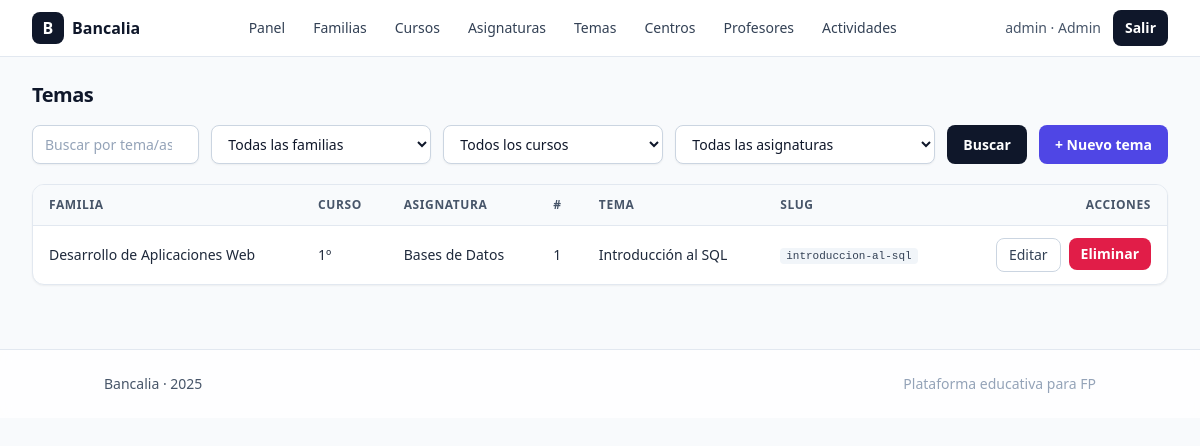
Page /admin/temas/index.php (signed in) on the committed database.
### tables this page shows
CREATE TABLE `temas` (
  `id` int(11) NOT NULL,
  `asignatura_id` int(11) NOT NULL,
  `nombre` varchar(160) NOT NULL,
  `slug` varchar(180) NOT NULL,
  `numero` int(11) NOT NULL DEFAULT 1,
  `descripcion` text DEFAULT NULL,
  `is_active` tinyint(1) NOT NULL DEFAULT 1,
  `created_at` datetime NOT NULL DEFAULT current_timestamp(),
  `updated_at` datetime NOT NULL DEFAULT current_timestamp() ON UPDATE current_timestamp()
);

CREATE TABLE `familias_profesionales` (
  `id` int(11) NOT NULL,
  `nombre` varchar(150) NOT NULL,
  `slug` varchar(160) NOT NULL,
  `descripcion` text DEFAULT NULL,
  `is_active` tinyint(1) NOT NULL DEFAULT 1,
  `created_at` datetime NOT NULL DEFAULT current_timestamp(),
  `updated_at` datetime NOT NULL DEFAULT current_timestamp() ON UPDATE current_timestamp()
);

CREATE TABLE `cursos` (
  `id` int(11) NOT NULL,
  `familia_id` int(11) NOT NULL,
  `nombre` varchar(80) NOT NULL,
  `slug` varchar(120) NOT NULL,
  `descripcion` text DEFAULT NULL,
  `orden` int(11) NOT NULL DEFAULT 1,
  `is_active` tinyint(1) NOT NULL DEFAULT 1,
  `created_at` datetime NOT NULL DEFAULT current_timestamp(),
  `updated_at` datetime NOT NULL DEFAULT current_timestamp() ON UPDATE current_timestamp()
);

CREATE TABLE `asignaturas` (
  `id` int(11) NOT NULL,
  `familia_id` int(11) NOT NULL,
  `curso_id` int(11) NOT NULL,
  `nombre` varchar(150) NOT NULL,
  `slug` varchar(160) NOT NULL,
  `codigo` varchar(50) DEFAULT NULL,
  `horas` int(11) DEFAULT NULL,
  `descripcion` text DEFAULT NULL,
  `orden` int(11) NOT NULL DEFAULT 1,
  `is_active` tinyint(1) NOT NULL DEFAULT 1,
  `created_at` datetime NOT NULL DEFAULT current_timestamp(),
  `updated_at` datetime NOT NULL DEFAULT current_timestamp() ON UPDATE current_timestamp()
);

### config.php (called while the page is built, shortened)
<?php
function pdo(): PDO {
  static $pdo;
  if ($pdo instanceof PDO) return $pdo;
  $pdo = new PDO(
    'mysql:host=127.0.0.1;dbname=bancalia;charset=utf8mb4',
    'root', '',
    [
      PDO::ATTR_ERRMODE => PDO::ERRMODE_EXCEPTION,
      PDO::ATTR_DEFAULT_FETCH_MODE => PDO::FETCH_ASSOC,
      PDO::ATTR_EMULATE_PREPARES => false,
    ]
  );
  return $pdo;
}

### public/admin/temas/index.php (the view, shortened to what this page needs)
<?php
require_once __DIR__ . '/../../../config.php';
require_once __DIR__ . '/../../../partials/header.php';
$q         = trim($_GET['q'] ?? '');
$sql = "SELECT t.id, t.nombre, t.slug, t.numero, t.is_active, t.updated_at,
               a.nombre AS asignatura, c.nombre AS curso, f.nombre AS familia
        FROM temas t
        JOIN asignaturas a ON a.id=t.asignatura_id
        JOIN cursos c ON c.id=a.curso_id
        JOIN familias_profesionales f ON f.id=a.familia_id";
$params = [];
$sql .= ' ORDER BY f.nombre ASC, c.orden ASC, a.orden ASC, t.numero ASC, t.nombre ASC';
$st = pdo()->prepare($sql);
$st->execute($params);
$rows = $st->fetchAll();
?>
<h1 class="text-xl font-semibold tracking-tight mb-4">Temas</h1>
<form method="get" action="" class="mb-5 grid grid-cols-1 gap-3 sm:grid-cols-[1fr,220px,220px,260px,auto,auto] items-stretch">
  <input
    type="search" name="q" value="<?= htmlspecialchars($q) ?>"
    placeholder="Buscar por tema/asignatura/curso/familia…"
    class="w-full rounded-lg border border-slate-300 bg-white px-3 py-2 text-sm shadow-sm placeholder-slate-400 focus:outline-none focus:ring-2 focus:ring-slate-400 focus:border-slate-400" />
  <select name="familia_id"
          class="rounded-lg border border-slate-300 bg-white px-3 py-2 text-sm shadow-sm focus:outline-none focus:ring-2 focus:ring-slate-400 focus:border-slate-400">
    <option value="0">Todas las familias</option>
  </select>
  <select name="curso_id"
          class="rounded-lg border border-slate-300 bg-white px-3 py-2 text-sm shadow-sm focus:outline-none focus:ring-2 focus:ring-slate-400 focus:border-slate-400">
    <option value="0">Todos los cursos</option>
  </select>
  <select name="asignatura_id"
          class="rounded-lg border border-slate-300 bg-white px-3 py-2 text-sm shadow-sm focus:outline-none focus:ring-2 focus:ring-slate-400 focus:border-slate-400">
    <option value="0">Todas las asignaturas</option>
  </select>
  <button type="submit"
          class="inline-flex items-center justify-center rounded-lg bg-slate-900 px-4 py-2 text-sm font-semibold text-white hover:bg-slate-800 active:scale-[0.99] transition">
    Buscar
  </button>
  <a href="<?= PUBLIC_URL ?>/admin/temas/create.php"
     class="inline-flex items-center justify-center rounded-lg bg-indigo-600 px-4 py-2 text-sm font-semibold text-white hover:bg-indigo-500 active:scale-[0.99] transition">
    + Nuevo tema
  </a>
</form>
<?php if (!$rows): ?>
  <div class="rounded-lg border border-slate-200 bg-white p-6 text-slate-600">
    No hay temas todavía.
    <a href="<?= PUBLIC_URL ?>/admin/temas/create.php" class="text-indigo-600 hover:underline font-medium">Crea el primero</a>.
  </div>
<?php else: ?>
  <div class="overflow-hidden rounded-xl border border-slate-200 bg-white shadow-sm">
    <table class="min-w-full divide-y divide-slate-200">
      <thead class="bg-slate-50">
        <tr>
          <th class="px-4 py-3 text-left text-xs font-semibold uppercase tracking-wider text-slate-600">Familia</th>
          <th class="px-4 py-3 text-left text-xs font-semibold uppercase tracking-wider text-slate-600">Curso</th>
          <th class="px-4 py-3 text-left text-xs font-semibold uppercase tracking-wider text-slate-600">Asignatura</th>
          <th class="px-4 py-3 text-left text-xs font-semibold uppercase tracking-wider text-slate-600">#</th>
          <th class="px-4 py-3 text-left text-xs font-semibold uppercase tracking-wider text-slate-600">Tema</th>
          <th class="px-4 py-3 text-left text-xs font-semibold uppercase tracking-wider text-slate-600">Slug</th>
          <th class="px-4 py-3 text-right text-xs font-semibold uppercase tracking-wider text-slate-600">Acciones</th>
        </tr>
      </thead>
      <tbody class="divide-y divide-slate-200">
        <?php foreach ($rows as $r): ?>
          <tr class="hover:bg-slate-50">
            <td class="px-4 py-3 text-sm text-slate-800"><?= htmlspecialchars($r['familia']) ?></td>
            <td class="px-4 py-3 text-sm text-slate-800"><?= htmlspecialchars($r['curso']) ?></td>
            <td class="px-4 py-3 text-sm text-slate-800"><?= htmlspecialchars($r['asignatura']) ?></td>
            <td class="px-4 py-3 text-sm text-slate-800"><?= (int)$r['numero'] ?></td>
            <td class="px-4 py-3 text-sm text-slate-800"><?= htmlspecialchars($r['nombre']) ?></td>
            <td class="px-4 py-3 text-sm text-slate-700"><code class="rounded bg-slate-100 px-1.5 py-0.5 text-[11px]"><?= htmlspecialchars($r['slug']) ?></code></td>
            <td class="px-4 py-3 text-sm">
              <div class="flex justify-end gap-2">
                <a href="<?= PUBLIC_URL ?>/admin/temas/edit.php?id=<?= (int)$r['id'] ?>"
                   class="inline-flex items-center rounded-lg border border-slate-300 bg-white px-3 py-1.5 text-sm font-medium text-slate-700 hover:bg-slate-100">Editar</a>
                <form method="post" action="<?= PUBLIC_URL ?>/admin/temas/delete.php" onsubmit="return confirm('¿Eliminar este tema?');">
                  <button type="submit"
                          class="inline-flex items-center rounded-lg bg-rose-600 px-3 py-1.5 text-sm font-semibold text-white hover:bg-rose-500">Eliminar</button>
                </form>
              </div>
            </td>
          </tr>
        <?php endforeach; ?>
      </tbody>
    </table>
  </div>
<?php endif; ?>
<?php require_once __DIR__ . '/../../../partials/footer.php'; ?>

### rows in the picture
temas: familias_profesionales.nombre "Desarrollo de Aplicaciones Web", cursos.nombre "1º", asignatura.nombre "Bases de Datos", numero "1", nombre "Introducción al SQL", slug "introduccion-al-sql"

### other values in the picture
$u['role'] "admin"
$u['nombre'] "Admin"
